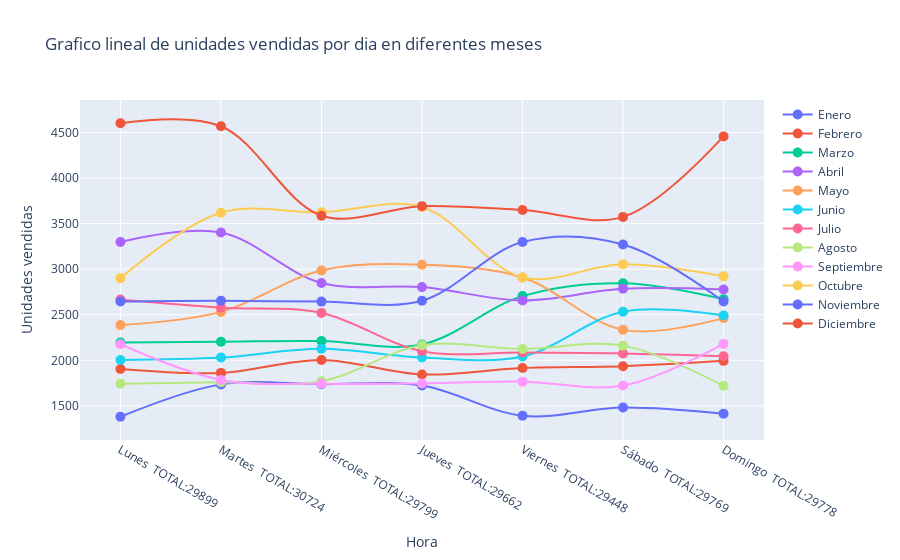

Write notebook code for a chart like this one.
### Markdown cell above
* Evaluar las ventas por dia de la semana en un grafico en forma lineal superponiendo las ventas.

### Code cell
#Crear un objeto figura para el gráfico
fig = go.Figure()

# Lista para almacenar los datos de ventas por hora de cada mes
ventas_pordia_pormes = []
etiquetas = []
ventas_por_dia_enaños = []
# Iterar a través de cada mes en la lista 'meses'
for mes in meses:
    # Obtener el DataFrame correspondiente al mes
    dataframe_mes = dataframes[mes]
    
    # Realizar algún procesamiento de datos específico (reemplaza con tu propio procesamiento)
    dataframe_mes = extraer_datos(dataframe_mes)  # Reemplaza esto con el procesamiento que necesites
    
    # Calcular el número de ventas por hora para este mes y almacenarlo en 'Ventas_por_hora'
    Ventas_por_dia = dataframe_mes.groupby('strDia')['Cantidad Pedida'].sum()
    
    #agrupacion por dia y mes
    ventas_por_dia_enaños.append(dataframe_mes.groupby(['año','strDia'])['Cantidad Pedida'].sum())

    # Agregar los datos de ventas por hora de este mes a la lista 'ventas_por_hora_por_mes'
    ventas_pordia_pormes.append(Ventas_por_dia.tolist())

total_pordia_pormes = np.sum(ventas_pordia_pormes, axis=0)
for i in range(len(dias_semana)):
    etiquetas.append( dias_semana[i] + "\n TOTAL:" + str(total_pordia_pormes[i]))

# Iterar sobre la lista de datos y agregar cada mes al objeto figura 'fig'
for i, mes in enumerate(meses):
    fig.add_trace(go.Scatter(
        x=etiquetas,  # Eje X: Horas del día
        y=ventas_pordia_pormes[i],  # Eje Y: Datos de ventas por hora para este mes
        mode='lines+markers',  # Tipo de gráfico: líneas
        name=mes,  # Etiqueta para la leyenda del gráfico
        line=dict(width=2, shape='spline'),  # Configuración de las líneas del gráfico
        marker=dict(size=10)  # Configuración de las marcas del gráfico
    ))

# Configurar los ejes y los títulos del gráfico
fig.update_layout(
    title="Grafico lineal de unidades vendidas por dia en diferentes meses",  # Título del gráfico
    xaxis=dict(title="Hora", tickvals=Horas),  # Configuración del eje X
    yaxis=dict(title="Unidades vendidas", side="left"),  # Configuración del eje Y
    legend=dict(y=0.3, yanchor='bottom'),  # Configuración de la leyenda
)

# Mostrar el gráfico
fig.show()
#ventas_pordia_pormes = np.sum(ventas_pordia_pormes, axis=0)

### Figure 1 — Plotly figure (JSON) as saved in the notebook; plotly's stock layout.template omitted (floating-point values rounded to 4 significant figures)
{"data": [{"line": {"shape": "spline", "width": 2}, "marker": {"size": 10}, "mode": "lines+markers", "name": "Enero", "type": "scatter", "x": ["Lunes\n TOTAL:29899", "Martes\n TOTAL:30724", "Miércoles\n TOTAL:29799", "Jueves\n TOTAL:29662", "Viernes\n TOTAL:29448", "Sábado\n TOTAL:29769", "Domingo\n TOTAL:29778"], "y": [1381, 1736, 1738, 1724, 1392, 1482, 1415]}, {"line": {"shape": "spline", "width": 2}, "marker": {"size": 10}, "mode": "lines+markers", "name": "Febrero", "type": "scatter", "x": ["Lunes\n TOTAL:29899", "Martes\n TOTAL:30724", "Miércoles\n TOTAL:29799", "Jueves\n TOTAL:29662", "Viernes\n TOTAL:29448", "Sábado\n TOTAL:29769", "Domingo\n TOTAL:29778"], "y": [1905, 1862, 2004, 1845, 1916, 1935, 1994]}, {"line": {"shape": "spline", "width": 2}, "marker": {"size": 10}, "mode": "lines+markers", "name": "Marzo", "type": "scatter", "x": ["Lunes\n TOTAL:29899", "Martes\n TOTAL:30724", "Miércoles\n TOTAL:29799", "Jueves\n TOTAL:29662", "Viernes\n TOTAL:29448", "Sábado\n TOTAL:29769", "Domingo\n TOTAL:29778"], "y": [2196, 2204, 2211, 2174, 2704, 2846, 2671]}, {"line": {"shape": "spline", "width": 2}, "marker": {"size": 10}, "mode": "lines+markers", "name": "Abril", "type": "scatter", "x": ["Lunes\n TOTAL:29899", "Martes\n TOTAL:30724", "Miércoles\n TOTAL:29799", "Jueves\n TOTAL:29662", "Viernes\n TOTAL:29448", "Sábado\n TOTAL:29769", "Domingo\n TOTAL:29778"], "y": [3297, 3401, 2848, 2803, 2657, 2785, 2777]}, {"line": {"shape": "spline", "width": 2}, "marker": {"size": 10}, "mode": "lines+markers", "name": "Mayo", "type": "scatter", "x": ["Lunes\n TOTAL:29899", "Martes\n TOTAL:30724", "Miércoles\n TOTAL:29799", "Jueves\n TOTAL:29662", "Viernes\n TOTAL:29448", "Sábado\n TOTAL:29769", "Domingo\n TOTAL:29778"], "y": [2386, 2531, 2985, 3049, 2909, 2334, 2463]}, {"line": {"shape": "spline", "width": 2}, "marker": {"size": 10}, "mode": "lines+markers", "name": "Junio", "type": "scatter", "x": ["Lunes\n TOTAL:29899", "Martes\n TOTAL:30724", "Miércoles\n TOTAL:29799", "Jueves\n TOTAL:29662", "Viernes\n TOTAL:29448", "Sábado\n TOTAL:29769", "Domingo\n TOTAL:29778"], "y": [2003, 2030, 2127, 2030, 2042, 2532, 2491]}, {"line": {"shape": "spline", "width": 2}, "marker": {"size": 10}, "mode": "lines+markers", "name": "Julio", "type": "scatter", "x": ["Lunes\n TOTAL:29899", "Martes\n TOTAL:30724", "Miércoles\n TOTAL:29799", "Jueves\n TOTAL:29662", "Viernes\n TOTAL:29448", "Sábado\n TOTAL:29769", "Domingo\n TOTAL:29778"], "y": [2667, 2577, 2520, 2100, 2085, 2075, 2045]}, {"line": {"shape": "spline", "width": 2}, "marker": {"size": 10}, "mode": "lines+markers", "name": "Agosto", "type": "scatter", "x": ["Lunes\n TOTAL:29899", "Martes\n TOTAL:30724", "Miércoles\n TOTAL:29799", "Jueves\n TOTAL:29662", "Viernes\n TOTAL:29448", "Sábado\n TOTAL:29769", "Domingo\n TOTAL:29778"], "y": [1742, 1759, 1770, 2166, 2124, 2161, 1720]}, {"line": {"shape": "spline", "width": 2}, "marker": {"size": 10}, "mode": "lines+markers", "name": "Septiembre", "type": "scatter", "x": ["Lunes\n TOTAL:29899", "Martes\n TOTAL:30724", "Miércoles\n TOTAL:29799", "Jueves\n TOTAL:29662", "Viernes\n TOTAL:29448", "Sábado\n TOTAL:29769", "Domingo\n TOTAL:29778"], "y": [2176, 1785, 1743, 1746, 1766, 1723, 2180]}, {"line": {"shape": "spline", "width": 2}, "marker": {"size": 10}, "mode": "lines+markers", "name": "Octubre", "type": "scatter", "x": ["Lunes\n TOTAL:29899", "Martes\n TOTAL:30724", "Miércoles\n TOTAL:29799", "Jueves\n TOTAL:29662", "Viernes\n TOTAL:29448", "Sábado\n TOTAL:29769", "Domingo\n TOTAL:29778"], "y": [2901, 3618, 3623, 3681, 2908, 3053, 2921]}, {"line": {"shape": "spline", "width": 2}, "marker": {"size": 10}, "mode": "lines+markers", "name": "Noviembre", "type": "scatter", "x": ["Lunes\n TOTAL:29899", "Martes\n TOTAL:30724", "Miércoles\n TOTAL:29799", "Jueves\n TOTAL:29662", "Viernes\n TOTAL:29448", "Sábado\n TOTAL:29769", "Domingo\n TOTAL:29778"], "y": [2645, 2654, 2644, 2653, 3297, 3270, 2645]}, {"line": {"shape": "spline", "width": 2}, "marker": {"size": 10}, "mode": "lines+markers", "name": "Diciembre", "type": "scatter", "x": ["Lunes\n TOTAL:29899", "Martes\n TOTAL:30724", "Miércoles\n TOTAL:29799", "Jueves\n TOTAL:29662", "Viernes\n TOTAL:29448", "Sábado\n TOTAL:29769", "Domingo\n TOTAL:29778"], "y": [4600, 4567, 3586, 3691, 3648, 3573, 4456]}], "layout": {"legend": {"y": 0.3, "yanchor": "bottom"}, "title": {"text": "Grafico lineal de unidades vendidas por dia en diferentes meses"}, "xaxis": {"tickvals": [0, 1, 2, 3, 4, 5, 6, 7, 8, 9, 10, 11, 12, 13, 14, 15, 16, 17, 18, 19, 20, 21, 22, 23], "title": {"text": "Hora"}}, "yaxis": {"side": "left", "title": {"text": "Unidades vendidas"}}}}
